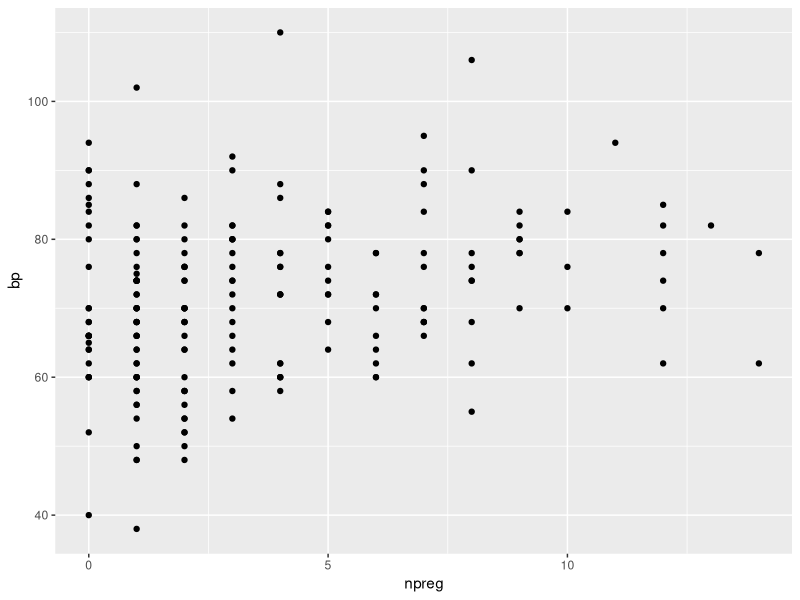
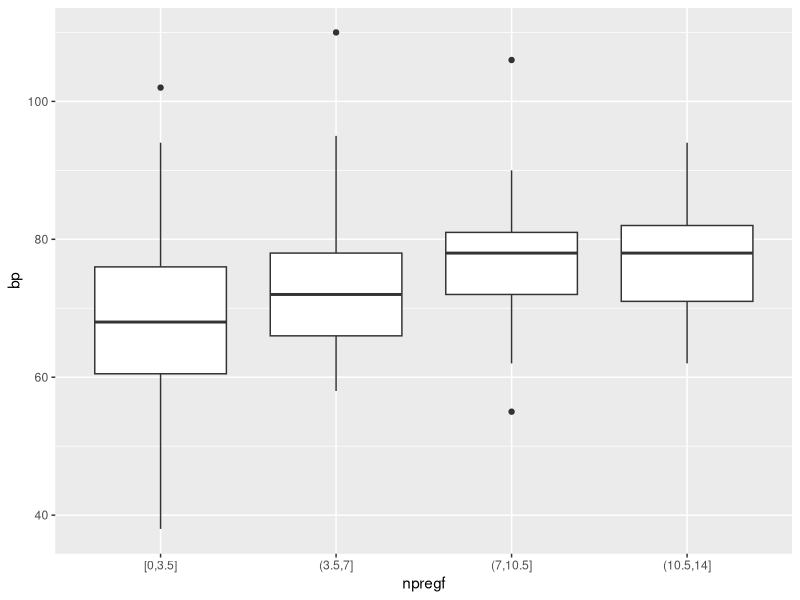
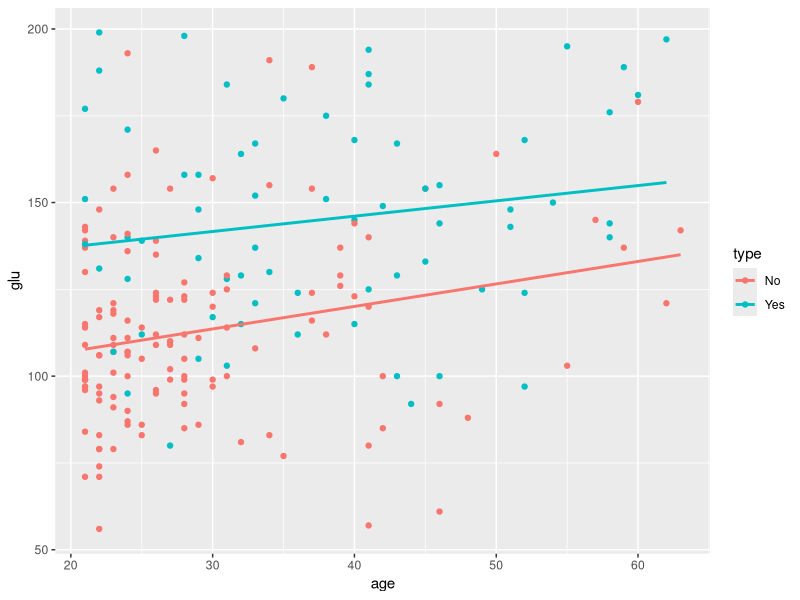
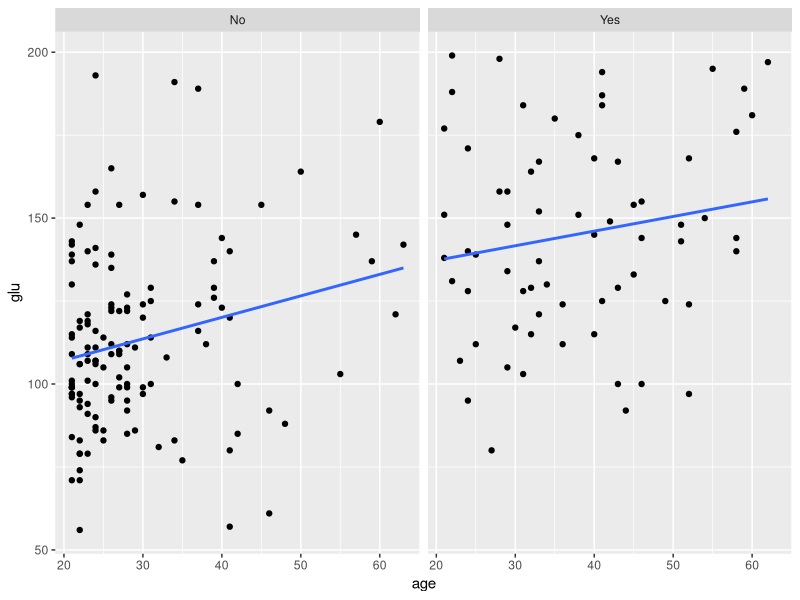
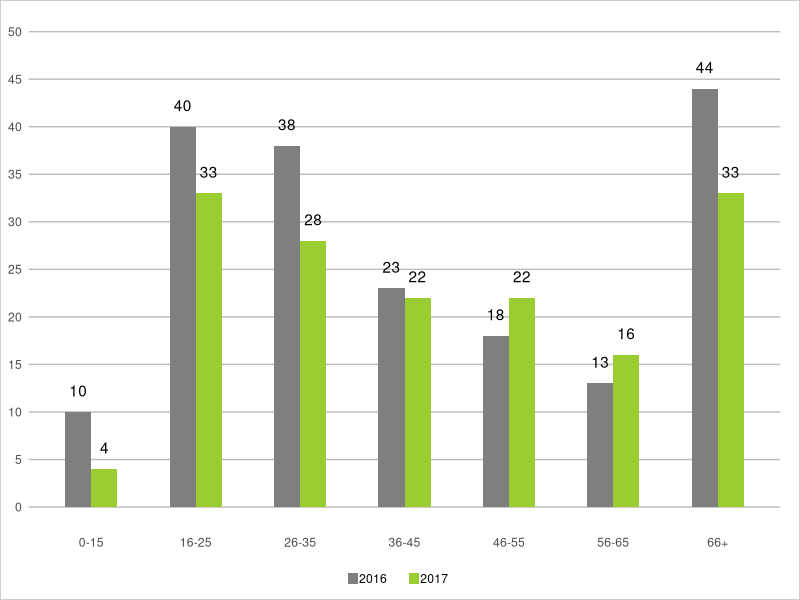
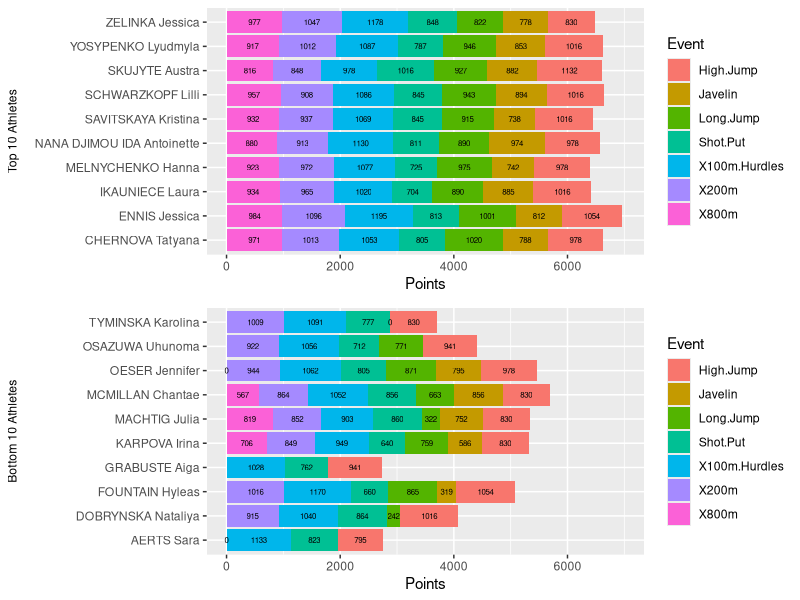

Generate these figures, in order, with R:
## ---- chunk 1
knitr::opts_chunk$set(echo = TRUE)
## ---- chunk 2
# install.packages("tidyverse")
# install.packages("ggplot2")
# install.packages("reshape2")
# install.packages("ggthemes")
# install.packages("cowplot")
# install.packages("gridExtra")

library(ggplot2)
library(reshape2)
library(ggthemes)
library(scales)
library(tidyverse)
library(cowplot)
library(gridExtra)

## ---- chunk 3
library(MASS)
head(Pima.tr)
str(Pima.tr)
## ---- chunk 4
plotty <- ggplot(Pima.tr,aes(npreg,bp))
plotty + geom_point()
## ---- chunk 5
head(Pima.tr)
Pima.tr$npregf <- as.factor(cut_interval(Pima.tr$npreg,4))
str(Pima.tr)
## ---- chunk 6
plotty <- ggplot(Pima.tr,aes(npregf,bp))
plotty + geom_boxplot()
## ---- chunk 7
plotty <- ggplot(Pima.tr,aes(age,glu, colour=type))
plotty + geom_point() + geom_smooth(se = FALSE, method = lm)
## ---- chunk 8
plotty <- ggplot(Pima.tr,aes(age,glu))
plotty + geom_point() + geom_smooth(se = FALSE, method = lm) + facet_grid(~type)
## ---- chunk 9
x2016 <- c(10,40,38,23,18,13,44)
x2017 <- c(4,33,28,22,22,16,33)
agegroup <- c("0-15","16-25","26-35","36-45","46-55","56-65","66+")
rs_data <- data.frame(x2016, x2017,agegroup)
# str(rs_data)# check data

formatted_rs_data <- melt(rs_data) # re-format the data to prepare for plotting
#str(formatted_rs_data) # check format of new dataframe
levels(formatted_rs_data$variable) <- c("2016", "2017") # rename levels in formatted data

#  create plot
plotty <- ggplot(formatted_rs_data, aes(x=agegroup, y=value, fill=variable, width=0.5))# call ggplot function
plotty <- plotty + geom_bar(stat='identity', position='dodge') # 'dodge' position bars side by side
plotty <- plotty + geom_text(aes(label=value),vjust = -1.3, position=position_dodge(0.5)) # adjust position of value labels
plotty <- plotty + scale_fill_manual(values=c("grey50", "olivedrab3"))# colour fill the bars
#plotty # ok up to here

# adjust y-axis elements
plotty <- plotty + scale_y_continuous(limits = c(0,50), breaks = seq(0,50,by=5), minor_breaks = seq(5,50,by=5))
#plotty # ok up to here

# adjust theme elements
plotty <- plotty + theme(panel.background = element_rect(fill = "white",colour = "white"))
plotty <- plotty + theme(panel.grid.major.y = element_line(colour = "grey", size = 0.5))
plotty <- plotty + theme(panel.grid.minor.y = element_line(colour = "grey", size = 0.5))
plotty <- plotty + theme(panel.grid.major.x = element_blank(), panel.grid.minor.x = element_blank())
plotty <- plotty + theme(axis.ticks.x = element_blank(), axis.ticks.y = element_blank())
plotty <- plotty + theme(axis.title.y=element_blank(), axis.title.x = element_blank())
plotty <- plotty + theme(plot.margin=unit(c(0.2,0.5,0.2,0.2),"cm"))
#plotty # ok up to here

# adjust more theme elements for the legend
plotty <- plotty + theme(legend.position="bottom")
plotty <- plotty + theme(legend.title=element_blank())
plotty <- plotty + theme(legend.key.size = unit(0.3,"cm"))
plotty <- plotty + theme(legend.text = element_text(margin = margin(r = 10, unit = "pt")))

# print grey border around whole lot
plotty <- plotty + theme(plot.background = element_rect(colour = 'grey'))
# print plot title above
#plotty <- plotty + ggtitle("Figure 8. Deaths by age group, January to December 31st 2017 vs 2016")
#plotty <- plotty + theme(plot.title = element_text(color="#000000", face="bold", size=11))
## ---- chunk 10
plotty # ok up to here

# works for zooming
#plotty <- plotty + coord_cartesian(ylim = c(0, 10))
#plotty

## ---- chunk 11
cat("\n\n\\pagebreak\n")

## ---- chunk 12
hep <- read.csv("Hep2012.csv");
hep_tot <- hep;
#head(hep_tot);

# add col with row sums (total points)
for(i in 1:nrow(hep_tot)){hep_tot$pts_total[i] <- rowSums(hep_tot[i,2:8], na.rm=TRUE)}
#head(hep_tot);

# use order function to sort data into order based on total points
# default is in ascending order
hep_tot_sorted <- hep_tot[order(hep_tot$pts_total),];
#tail(hep_tot_sorted);
#str(hep_tot_sorted)

#-----------------------------
# retrieve bottom 10 scores - excluding 'total points' scored col
bot10_subset <- hep_tot_sorted[1:10,1:8];
#bot10_subset; # bottom 10 rows 
#-----------------------------
bot10_subsetg <- gather(bot10_subset, key=Event, value=Points,-Athlete);
#bot10_subsetg; # 70 rows (7 events X bottom 10 athletes)
#-----------------------------
#-----------------------------
# retrieve top 10 scores - excluding 'total points' scored col
top10_subset <- hep_tot_sorted[(nrow(hep_tot_sorted)-9):nrow(hep_tot_sorted),1:8];
#top10_subset; # top 10 rows
#-----------------------------
top10_subsetg <- gather(top10_subset, key=Event, value=Points,-Athlete);
#top10_subsetg; # 70 rows (7 events X top 10 athletes)
#-----------------------------
#-----------------------------

top_plotty <- ggplot(data = top10_subsetg, aes(x = Athlete, y = Points, fill = Event, label=Points)) +
  geom_bar(stat = 'identity') + labs(x = "Top 10 Athletes", y = "Points") +
  theme(axis.title.y = element_text(size = rel(0.8))) +
  geom_text(size=2, position = position_stack(vjust=0.5)) + 
  ylim(0, 7000) +
  coord_flip();

bot_plotty <- ggplot(data = bot10_subsetg, aes(x = Athlete, y = Points, fill = Event, label=Points)) +
  geom_bar(stat = 'identity') + labs(x = "Bottom 10 Athletes") +
  theme(axis.title.y = element_text(size = rel(0.8))) +
  geom_text(size=2, position = position_stack(vjust=0.5)) + 
  ylim(0, 7000) +
  coord_flip();

#-----------------------------
plot_grid(top_plotty, bot_plotty, nrow = 2, align = "v")
#top_plotty
#bot_plotty
#-----------------------------
